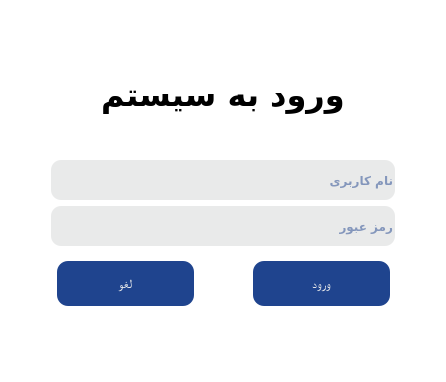
<?xml version="1.0" encoding="UTF-8"?>
<ui version="4.0">
 <class>Dialog</class>
 <widget class="QDialog" name="Dialog">
  <property name="geometry">
   <rect>
    <x>0</x>
    <y>0</y>
    <width>446</width>
    <height>382</height>
   </rect>
  </property>
  <property name="font">
   <font>
    <family>IRANSansXFaNum</family>
    <weight>75</weight>
    <bold>true</bold>
   </font>
  </property>
  <property name="cursor">
   <cursorShape>ArrowCursor</cursorShape>
  </property>
  <property name="mouseTracking">
   <bool>false</bool>
  </property>
  <property name="windowTitle">
   <string/>
  </property>
  <property name="styleSheet">
   <string notr="true">background-color: rgb(255, 255, 255);</string>
  </property>
  <layout class="QVBoxLayout" name="verticalLayout_2">
   <item>
    <spacer name="verticalSpacer_4">
     <property name="orientation">
      <enum>Qt::Vertical</enum>
     </property>
     <property name="sizeHint" stdset="0">
      <size>
       <width>20</width>
       <height>40</height>
      </size>
     </property>
    </spacer>
   </item>
   <item>
    <widget class="QLabel" name="label">
     <property name="font">
      <font>
       <family>IRANSansXFaNum</family>
       <pointsize>24</pointsize>
       <weight>75</weight>
       <bold>true</bold>
      </font>
     </property>
     <property name="styleSheet">
      <string notr="true">color: rgb(0, 0, 0);</string>
     </property>
     <property name="text">
      <string>ورود به سیستم</string>
     </property>
     <property name="alignment">
      <set>Qt::AlignCenter</set>
     </property>
    </widget>
   </item>
   <item>
    <layout class="QHBoxLayout" name="horizontalLayout">
     <item>
      <spacer name="horizontalSpacer_2">
       <property name="orientation">
        <enum>Qt::Horizontal</enum>
       </property>
       <property name="sizeType">
        <enum>QSizePolicy::Maximum</enum>
       </property>
       <property name="sizeHint" stdset="0">
        <size>
         <width>40</width>
         <height>20</height>
        </size>
       </property>
      </spacer>
     </item>
     <item>
      <layout class="QVBoxLayout" name="verticalLayout">
       <item>
        <spacer name="verticalSpacer">
         <property name="orientation">
          <enum>Qt::Vertical</enum>
         </property>
         <property name="sizeHint" stdset="0">
          <size>
           <width>20</width>
           <height>40</height>
          </size>
         </property>
        </spacer>
       </item>
       <item>
        <widget class="QLineEdit" name="lineEdit_username">
         <property name="minimumSize">
          <size>
           <width>0</width>
           <height>40</height>
          </size>
         </property>
         <property name="styleSheet">
          <string notr="true">background-color:rgb(233, 234, 234);
font: 87 10pt &quot;IRANSansXFaNum Black&quot;;
color: rgb(31, 68, 142);
border-radius: 10px;</string>
         </property>
         <property name="alignment">
          <set>Qt::AlignLeading|Qt::AlignLeft|Qt::AlignVCenter</set>
         </property>
         <property name="placeholderText">
          <string>نام کاربری</string>
         </property>
         <property name="clearButtonEnabled">
          <bool>true</bool>
         </property>
        </widget>
       </item>
       <item>
        <widget class="QLineEdit" name="lineEdit_pass">
         <property name="minimumSize">
          <size>
           <width>0</width>
           <height>40</height>
          </size>
         </property>
         <property name="styleSheet">
          <string notr="true">background-color:rgb(233, 234, 234);
font: 87 10pt &quot;IRANSansXFaNum Black&quot;;
color: rgb(31, 68, 142);
border-radius: 10px;</string>
         </property>
         <property name="echoMode">
          <enum>QLineEdit::Password</enum>
         </property>
         <property name="alignment">
          <set>Qt::AlignLeading|Qt::AlignLeft|Qt::AlignVCenter</set>
         </property>
         <property name="placeholderText">
          <string>رمز عبور</string>
         </property>
         <property name="clearButtonEnabled">
          <bool>true</bool>
         </property>
        </widget>
       </item>
      </layout>
     </item>
     <item>
      <spacer name="horizontalSpacer">
       <property name="orientation">
        <enum>Qt::Horizontal</enum>
       </property>
       <property name="sizeType">
        <enum>QSizePolicy::Maximum</enum>
       </property>
       <property name="sizeHint" stdset="0">
        <size>
         <width>40</width>
         <height>20</height>
        </size>
       </property>
      </spacer>
     </item>
    </layout>
   </item>
   <item>
    <spacer name="verticalSpacer_2">
     <property name="orientation">
      <enum>Qt::Vertical</enum>
     </property>
     <property name="sizeType">
      <enum>QSizePolicy::Maximum</enum>
     </property>
     <property name="sizeHint" stdset="0">
      <size>
       <width>8</width>
       <height>9</height>
      </size>
     </property>
    </spacer>
   </item>
   <item>
    <layout class="QHBoxLayout" name="horizontalLayout_2">
     <item>
      <spacer name="horizontalSpacer_4">
       <property name="orientation">
        <enum>Qt::Horizontal</enum>
       </property>
       <property name="sizeHint" stdset="0">
        <size>
         <width>40</width>
         <height>20</height>
        </size>
       </property>
      </spacer>
     </item>
     <item>
      <widget class="QToolButton" name="toolButton_cancel">
       <property name="minimumSize">
        <size>
         <width>137</width>
         <height>45</height>
        </size>
       </property>
       <property name="font">
        <font>
         <family>IRANSansXFaNum Black</family>
         <pointsize>10</pointsize>
         <weight>10</weight>
         <italic>false</italic>
         <bold>false</bold>
        </font>
       </property>
       <property name="styleSheet">
        <string notr="true">
QToolButton{border-radius:11px;
color: rgb(233, 234, 234);
font: 87 10pt &quot;IRANSansXFaNum Black&quot;;
background-color:rgb(31, 68, 142);
}
QToolButton:hover{
color: rgb(233, 234, 234);

background-color:rgb(7, 21, 52);
}
</string>
       </property>
       <property name="text">
        <string>لغو</string>
       </property>
      </widget>
     </item>
     <item>
      <spacer name="horizontalSpacer_5">
       <property name="orientation">
        <enum>Qt::Horizontal</enum>
       </property>
       <property name="sizeType">
        <enum>QSizePolicy::Maximum</enum>
       </property>
       <property name="sizeHint" stdset="0">
        <size>
         <width>53</width>
         <height>20</height>
        </size>
       </property>
      </spacer>
     </item>
     <item>
      <widget class="QToolButton" name="toolButton_enter">
       <property name="minimumSize">
        <size>
         <width>137</width>
         <height>45</height>
        </size>
       </property>
       <property name="font">
        <font>
         <family>IRANSansXFaNum Black</family>
         <pointsize>10</pointsize>
         <weight>10</weight>
         <italic>false</italic>
         <bold>false</bold>
        </font>
       </property>
       <property name="styleSheet">
        <string notr="true">
QToolButton{border-radius:11px;
color: rgb(233, 234, 234);
font: 87 10pt &quot;IRANSansXFaNum Black&quot;;
background-color:rgb(31, 68, 142);
}
QToolButton:hover{
color: rgb(233, 234, 234);

background-color:rgb(7, 21, 52);
}
</string>
       </property>
       <property name="text">
        <string>ورود</string>
       </property>
      </widget>
     </item>
     <item>
      <spacer name="horizontalSpacer_3">
       <property name="orientation">
        <enum>Qt::Horizontal</enum>
       </property>
       <property name="sizeHint" stdset="0">
        <size>
         <width>40</width>
         <height>20</height>
        </size>
       </property>
      </spacer>
     </item>
    </layout>
   </item>
   <item>
    <spacer name="verticalSpacer_3">
     <property name="orientation">
      <enum>Qt::Vertical</enum>
     </property>
     <property name="sizeHint" stdset="0">
      <size>
       <width>20</width>
       <height>40</height>
      </size>
     </property>
    </spacer>
   </item>
  </layout>
 </widget>
 <resources>
  <include location="loginres.qrc"/>
 </resources>
 <connections/>
</ui>
